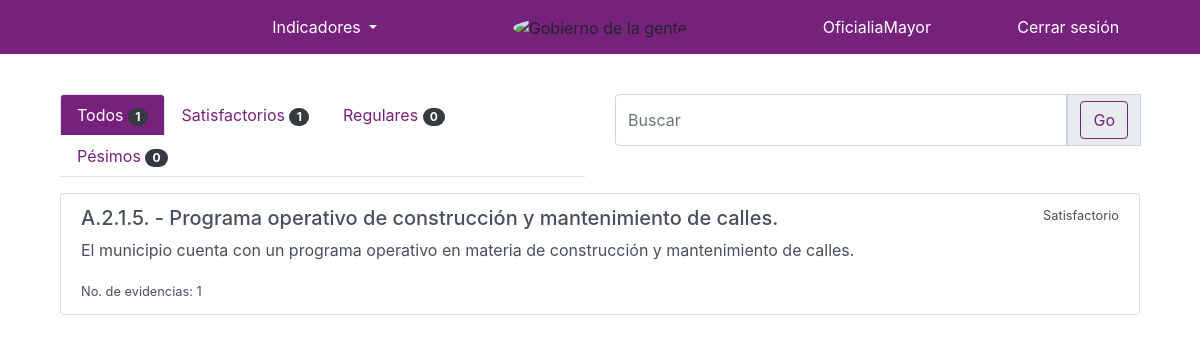
/indicadores/ (signed in), run on an earlier commit of the app's database.
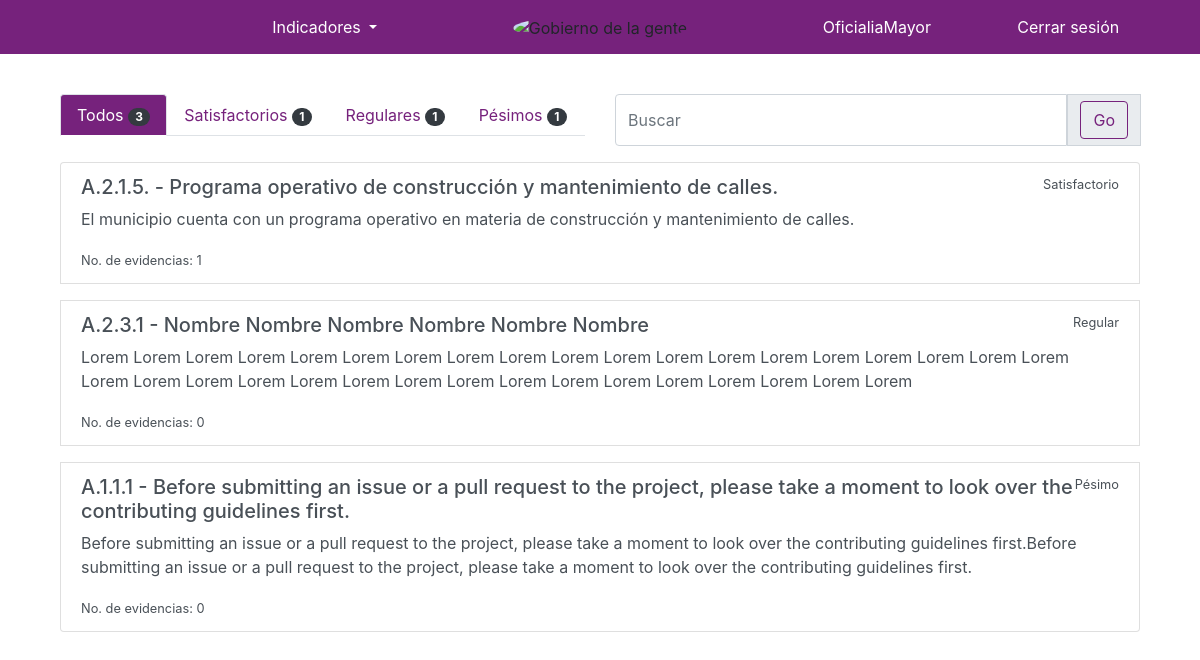
And on a later commit of the database.
### indicadores/models.py (models this page shows)
class Indicador(models.Model):
    indicador = models.CharField(max_length=10)
    nombre = models.TextField()
    descripcion = models.TextField(blank=True, null=True)
    nivel = models.CharField(max_length=15, choices=choices_nivel, blank=True, null=True)
    dimension = models.CharField(max_length=144, blank=True, null=True)
    criterios_evaluacion = models.TextField(blank=True, null=True)
    area = models.ForeignKey(User, related_name='indicadores', on_delete=models.CASCADE)
    status = models.CharField(max_length=15, choices=choices_status)
    created = models.DateTimeField(auto_now_add=True)
    updated = models.DateTimeField(auto_now=True)
    def __str__(self):
        return self.indicador + ' - ' + self.nombre

### indicadores/views.py (the view)
# urls.py: path('', indicadoresListView.as_view(), name="list"),
class indicadoresListView(views.View):
    def get(self, request):
        print("LLEGO A TODOS")
        template_name="indicadores/indicador_list.html"
        q = request.GET.get('q')
        print(q)
        indicadores = Indicador.objects.filter(area=request.user)
        if q:
            indicadores = Indicador.objects.filter(Q(area=request.user),
                                                    Q(nombre__icontains=q)|
                                                    Q(indicador__icontains=q)|
                                                     Q(descripcion__icontains=q)).distinct()
        total = len(Indicador.objects.filter(area=request.user))
        verde = len(Indicador.objects.filter(area=request.user, status="Satisfactorio"))
        amarillo = len(Indicador.objects.filter(area=request.user, status="Regular"))
        rojo = len(Indicador.objects.filter(area=request.user, status="Pésimo"))
        context = {'indicadores':indicadores,
                   'tab': 'all',
                   'total': total,
                   'verde': verde,
                   'amarillo': amarillo,
                   'rojo': rojo
                   }
        return render(request, template_name, context)

### indicadores/templates/indicadores/indicador_list.html (shortened to what this page needs)
{% extends 'base.html' %}
{% load static %}
{% block content %}
    <div class="container">
        <div class="row">
            <div class="col-md-6">
                <ul class="nav nav-tabs d-flex justify-content-start margin-bottom-small">
              <li class="nav-item">
                <a class="nav-link {% if tab == "all" %} active {% endif %}" href="{% url 'indicadores:list' %}">Todos
                <span class="badge badge-pill badge-dark">{{ total }}</span></a>
              </li>
              <li class="nav-item">
                <a class="nav-link {% if tab == "green" %} active {% endif %}" href="{% url 'indicadores:satisfactorio' %}">Satisfactorios
                <span class="badge badge-pill badge-dark">{{ verde }}</span></a>
              </li>
              <li class="nav-item">
                <a class="nav-link {% if tab == "yellow" %} active {% endif %}" href="{% url 'indicadores:regular' %}">Regulares
                <span class="badge badge-pill badge-dark">{{ amarillo }}</span></a>
              </li>
              <li class="nav-item">
                <a class="nav-link {% if tab == "red" %} active {% endif %}" href="{% url 'indicadores:pesimo' %}">Pésimos
                <span class="badge badge-pill badge-dark">{{ rojo }}</span></a>
              </li>
            </ul>
            </div>
            <div class="col-md-6">
                    {% if tab == "all" %}
                        <form action="{% url 'indicadores:list' %}"
                    {% elif tab == "green" %}
                        <form action="{% url 'indicadores:satisfactorio' %}"
                    {% elif tab == "yellow" %}
                        <form action="{% url 'indicadores:regular' %}"
                    {% else %}
                        <form action="{% url 'indicadores:pesimo' %}"
                    {% endif %}
                    method="get" class="d-flex flex-row">
                        <div class="input-group mb-3">
                            <input type="text" class="form-control" placeholder="Buscar" name="q" value="{{ request.GET.q }}" aria-label="Nombre de Usuario" aria-describedby="basic-addon1" >
                            <div class="input-group-prepend">
                                <span class="input-group-text" id="basic-addon1">
                                   <input class="btn btn-outline-primary " type="submit" name="submit" value="Go">
                                </span>
                            </div>
                        </div>
                </form>
            </div>
        </div>
        <div class="row">
            <div class="col-md-12">
                <div class="list-group">
                    {% for indicador in indicadores %}
                        <a href="#" class="list-group-item margin-bottom-small list-group-item-action flex-column aligm-items-start
                          {% if indicador.status == 'Satisfactorio' %}
                          green-hover
                          {% elif indicador.status == 'Regular' %}
                           yellow-hover
                            {% else %}
                            red-hover
                            {% endif %}">
                            <div class="d-flex justify-content-between">
                                <h5>{{ indicador }}</h5>
                                <small>{{ indicador.status }}</small>
                            </div>
                            <p>{{ indicador.descripcion }}</p>
                            <small> No. de evidencias: {{ indicador.evidencias.count }}</small>
                        </a>
                    {% endfor %}
                </div>
            </div>
        </div>
    </div>
{% endblock %}

### templates/base.html (shortened to what this page needs)
{% load static %}
<!DOCTYPE html>
<html lang="en">
  <head>
    <link rel="stylesheet" href="https://maxcdn.bootstrapcdn.com/bootstrap/4.0.0/css/bootstrap.min.css">
    <link href="{% static '/open-iconic/font/css/open-iconic-bootstrap.css' %}" rel="stylesheet">
    <link rel="stylesheet" href="{% static 'css/styles.css' %}">
  </head>
  <body>
    <nav class="navbar navbar-expand-lg navbar-light background-primary justify-content-around" style="max-height:80px !important;">
     <div class="col-lg-4 text-right">
        <div class="dropdown">
          <a class="btn dropdown-toggle color-accent" role="button" id="dropdownMenuLink" data-toggle="dropdown" aria-haspopup="true" aria-expanded="false">
            Indicadores
          </a>
        </div>
      </div>
      <div class="col-lg-4 text-center">
        <img src="{%static 'images/logo.jpg'%}" alt="Gobierno de la gente" class="logo-img">
      </div>
      {% if request.user.is_authenticated %}
        <div class="col-md-2 text-left">
          <a class="btn color-accent" href="{% url 'dashboard' %}">{{ request.user.username }}</a>
        </div>
        <div class="col-md-2 text-left">
          <a class="btn color-accent" href="{% url 'logout' %}">Cerrar sesión</a>
        </div>
      {% else %}
        <div class="col-md-4 text-left">
          <a class="btn color-accent" href="{% url 'login' %}">Iniciar sesión</a>
        </div>
      {% endif %}
    </nav>
    <div class="container paddings-vertical">
      {% block content %}
      {% endblock content %}
    </div>
  </body>
</html>

### static/css/styles.css (style rules this page uses)
.logo-img { width: 7vw; border-radius: 50%; }
.background-primary { background: #76227c !important; }
.color-accent { color: #fff !important; }
.paddings-vertical { padding-top: 5vh !important; padding-bottom: 5vh !important; }
.margin-bottom-small { margin-bottom: 2vh !important; }
.btn-outline-primary { color: #76227c; background-color: transparent; background-image: none; border-color: #76227c; }
.active { background-color: #76227c !important; color: #FFFFFF !important; }
.nav-item > a { color: #76227c !important; }
.nav-item > a.active { color: #FFFFFF !important; }

What changed in the data, as far as the page shows it:
added Indicador: indicador+nombre "A.2.3.1 - Nombre Nombre Nombre Nombre Nombre Nombre", status "Regular", descripcion "Lorem Lorem Lorem Lorem Lorem Lorem Lorem Lorem Lorem Lorem Lorem Lorem Lorem Lorem Lorem Lorem Lorem Lorem Lorem Lorem Lorem Lorem Lorem Lorem Lorem Lorem Lorem Lorem Lorem Lorem Lorem Lorem Lorem Lorem Lorem", evidencias.count "0"
added Indicador: indicador+nombre "A.1.1.1 - Before submitting an issue or a pull request to the project, please take a moment to look over the contributing guidelines first.", status "Pésimo", descripcion "Before submitting an issue or a pull request to the project, please take a moment to look over the contributing guidelines first.Before submitting an issue or a pull request to the project, please take a moment to look over the contributing guidelines first.", evidencias.count "0"
Also different on the page:
{{ total }}: "1" → "3"
{{ amarillo }}: "0" → "1"
{{ rojo }}: "0" → "1"
